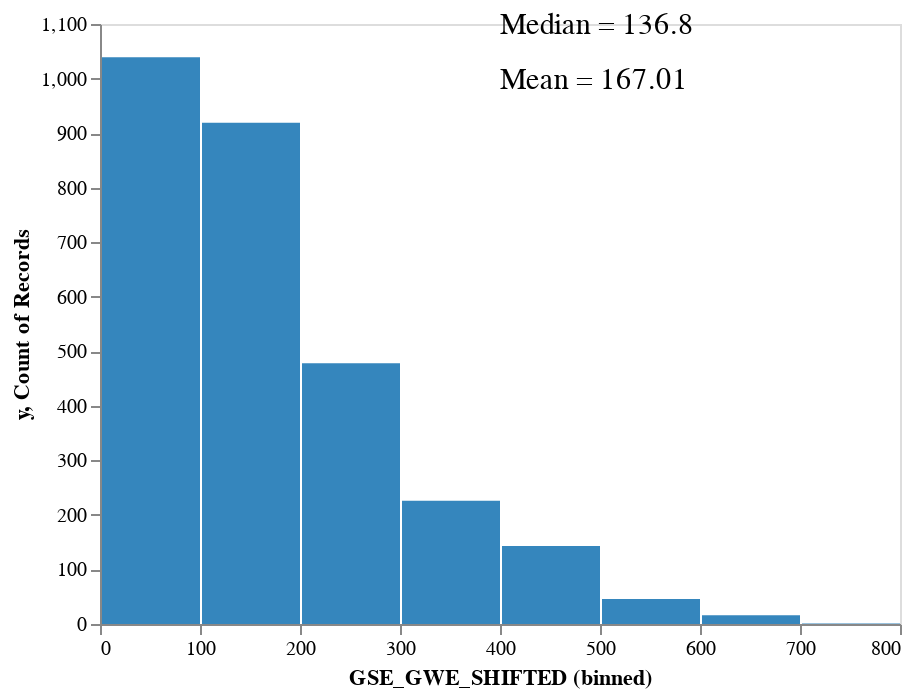

Notebook source saved alongside this figure:
### Markdown cell above
## [Understand the distribution of the target](https://scikit-learn.org/stable/auto_examples/compose/plot_transformed_target.html)

### Code cell
draw_histogram(pd.DataFrame(y_train_df.reset_index()), "GSE_GWE_SHIFTED" )

### Figure 1 — Vega-Lite specification as saved in the notebook (floating-point values rounded to 4 significant figures; data arrays with more than 128 entries replaced by an {"elided": "..."} marker saying what was removed)
{"config": {"view": {"continuousWidth": 400, "continuousHeight": 300}, "axis": {"grid": false}}, "layer": [{"data": {"name": "data-90c4d3c1eaf83b6285fdd895db552619"}, "mark": {"type": "text", "align": "left", "color": "black", "fontSize": 15}, "encoding": {"text": {"field": "value", "type": "nominal"}, "y": {"field": "y", "type": "quantitative"}}}, {"data": {"name": "data-98cfe95dbfdafe1d8c425cbdf4009ac1"}, "mark": {"type": "bar", "color": "#3586BD"}, "encoding": {"x": {"bin": true, "field": "GSE_GWE_SHIFTED", "type": "quantitative"}, "y": {"aggregate": "count", "type": "quantitative"}}}], "$schema": "https://vega.github.io/schema/vega-lite/v4.17.0.json", "datasets": {"data-90c4d3c1eaf83b6285fdd895db552619": [{"x": 167.0, "y": 1000, "value": "Mean = 167.01"}, {"x": 136.8, "y": 1100, "value": "Median = 136.8"}], "data-98cfe95dbfdafe1d8c425cbdf4009ac1": {"elided": "2868 records"}}}
